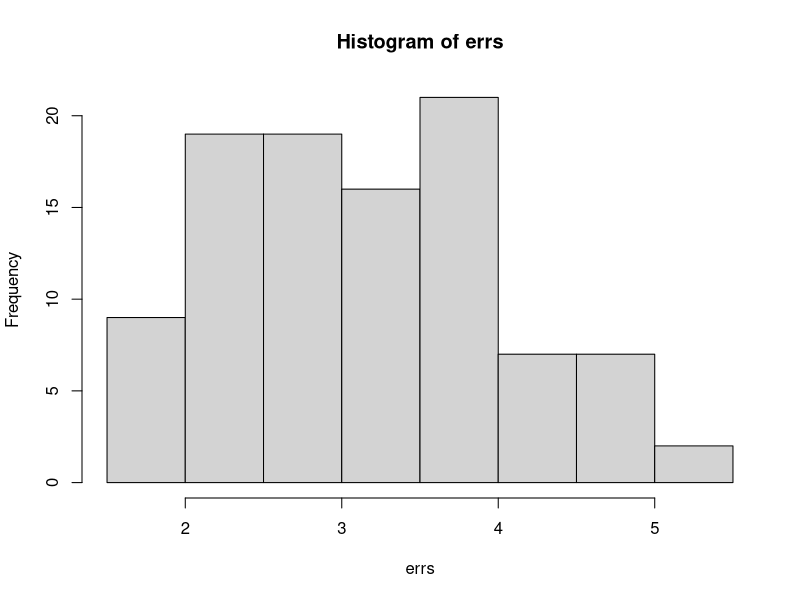
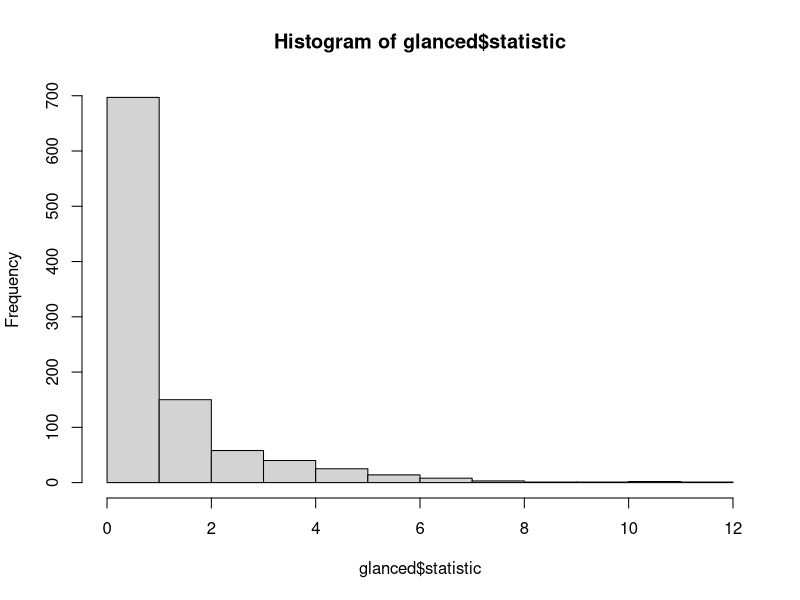
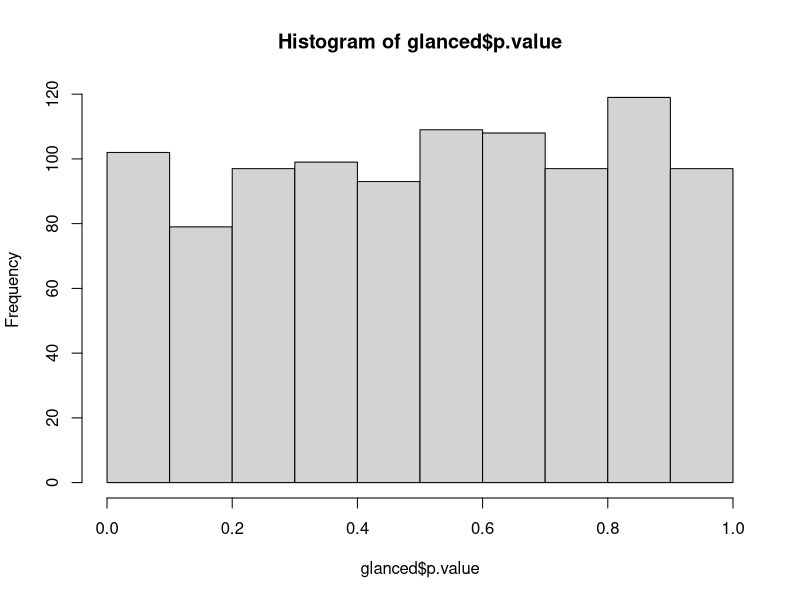

The R script that drew these images, in order:
library(purrr)
library(modelr)
library(dplyr)
library(magrittr)

########################################



results <-data.frame(RMSE=numeric(),RSquare=numeric(),MAE=numeric(),QAE_05=numeric(),
                     QAE_25=numeric(),QAE_50=numeric(),QAE_75=numeric(),QAE_95=numeric())


ex <- resample_partition(mtcars, c(test = 0.3, train = 0.7))
mod <- lm(mpg ~ wt, data = ex$train)
rmse(mod, ex$test)
rmse(mod, ex$train)

############################

mtcars1 <- sample_frac(mtcars,0.7)
mtcars2 <- sample_frac(mtcars,0.7)

mod <- lm(mpg ~ wt+cyl, data = mtcars1)

RMSE <- rmse(mod, mtcars2)
RSquare <- rsquare(mod, mtcars2)
MAE <- mae(mod, mtcars2)
QAE <- qae(mod, mtcars2)

theseResults <- data.frame(RMSE,RSquare,MAE,t(QAE))
names(theseResults) <- names(results)

results <- rbind(results,theseResults)

####################################


cv1 <- crossv_kfold(mtcars, 5)
cv1

cv2 <- crossv_mc(mtcars, 100)
models <- map(cv2$train, ~ lm(mpg ~ wt, data = .))
errs <- map2_dbl(models, cv2$test, rmse)
hist(errs)



#####################################


perms <- permute(mtcars, 1000, mpg)
models <- map(perms$perm, ~ lm(mpg ~ wt, data = .))
glanced <- map_df(models, broom::glance, .id = "id")
# distribution of null permutation statistics
hist(glanced$statistic)
# confirm these are roughly uniform p-values
hist(glanced$p.value)
# test against the unpermuted model to get a permutation p-value
mod <- lm(mpg ~ wt, mtcars)
mean(glanced$statistic > broom::glance(mod)$statistic)

